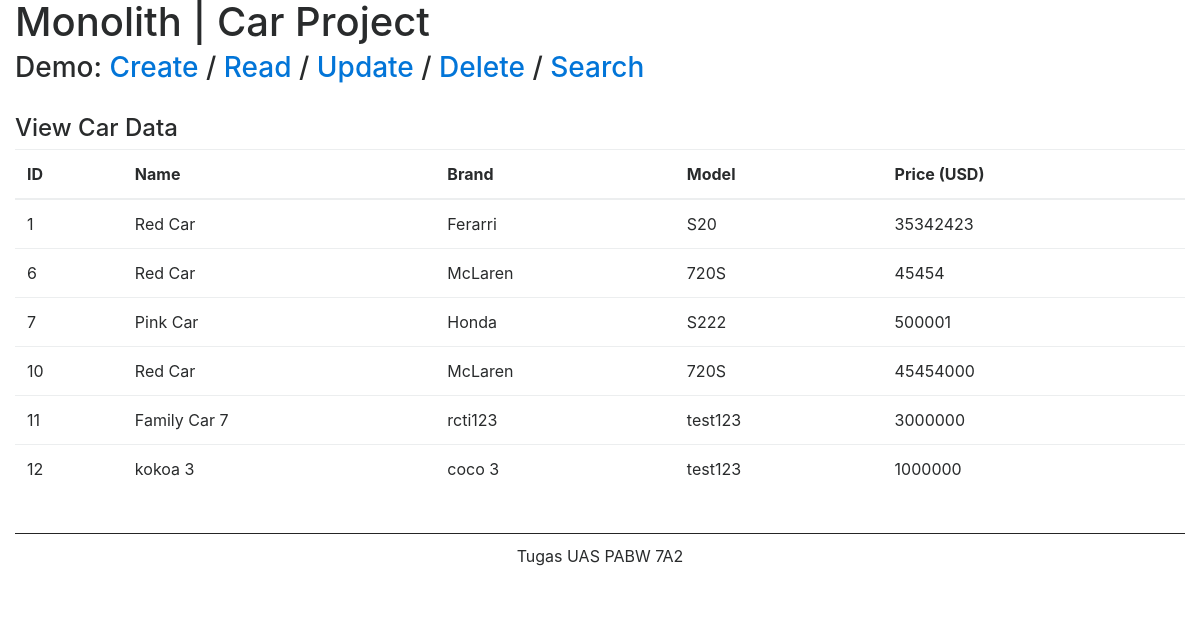
/readcar, run on the app's committed database.
### PBL04/cars.py (models this page shows)
class BaseModel(Model):
     class Meta:
        database = database

class TBCars(BaseModel):
    id = TextField()
    carname = TextField()
    carbrand = TextField()
    carmodel = TextField()
    carprice = TextField()

### PBL04/cars.py (the view)
@app.route('/readcar')
def readcar():
    rows = TBCars.select()
    return render_template('readcar.html', rows=rows, appType=appType)

### PBL04/templates/readcar.html
{% include 'header.html' %}
  <body>
    <div class="container-fluid">
    <div class="row">
        <div class="col-md-12">
            <h1>{{appType}} | Car Project</h1>
                <h3>Demo:
                        <a href="{{url_for('createcar')}}">Create</a>
                        /
                        <a href="{{url_for('readcar')}}">Read</a>
                        /
                        <a href="{{url_for('updatecar')}}">Update</a>
                        /
                        <a href="{{url_for('deletecar')}}">Delete</a>
                        /
                        <a href="{{url_for('searchcar')}}">Search</a>
                </h3>
        </div>
    </div>
    <br>
    <div class="row">
        <div class="col-md-12">
            <h4>View Car Data</h4>
            <table class="table">
              <thead>
                <tr>
                  <th scope="col">ID</th>
                  <th scope="col">Name</th>
                  <th scope="col">Brand</th>
                  <th scope="col">Model</th>
                  <th scope="col">Price (USD)</th>
                </tr>
              </thead>
              <tbody>
              {% for data in rows %}
                <tr>
                  <td>{{data.id}}</td>
                  <td>{{data.carname}}</td>
                  <td>{{data.carbrand}}</td>
                  <td>{{data.carmodel}}</td>
                  <td>{{data.carprice}}</td>
                </tr>
              {% endfor %}
              </tbody>
            </table>
        </div>
    </div>
  </body>
{% include 'footer.html' %}

### PBL04/templates/header.html (shortened to what this page needs)
<!DOCTYPE html>
<html lang="en">
  <head>
    <link href="../static/css/bootstrap.min.css" rel="stylesheet">
  </head>

### PBL04/templates/footer.html (shortened to what this page needs)
<br>
<footer style="text-align: center; padding: 10px; background-color: #ffffff; bottom: 0; width: 100%; border-top: 1px solid #252525;">
    <p>Tugas UAS PABW 7A2</p>
</footer>
</html>

### data on the page
TBCars: id "1", carname "Red Car", carbrand "Ferarri", carmodel "S20", carprice "35342423"
TBCars: id "6", carname "Red Car", carbrand "McLaren", carmodel "720S", carprice "45454"
TBCars: id "7", carname "Pink Car", carbrand "Honda", carmodel "S222", carprice "500001"
TBCars: id "10", carname "Red Car", carbrand "McLaren", carmodel "720S", carprice "45454000"
TBCars: id "11", carname "Family Car 7", carbrand "rcti123", carmodel "test123", carprice "3000000"
TBCars: id "12", carname "kokoa 3", carbrand "coco 3", carmodel "test123", carprice "1000000"
